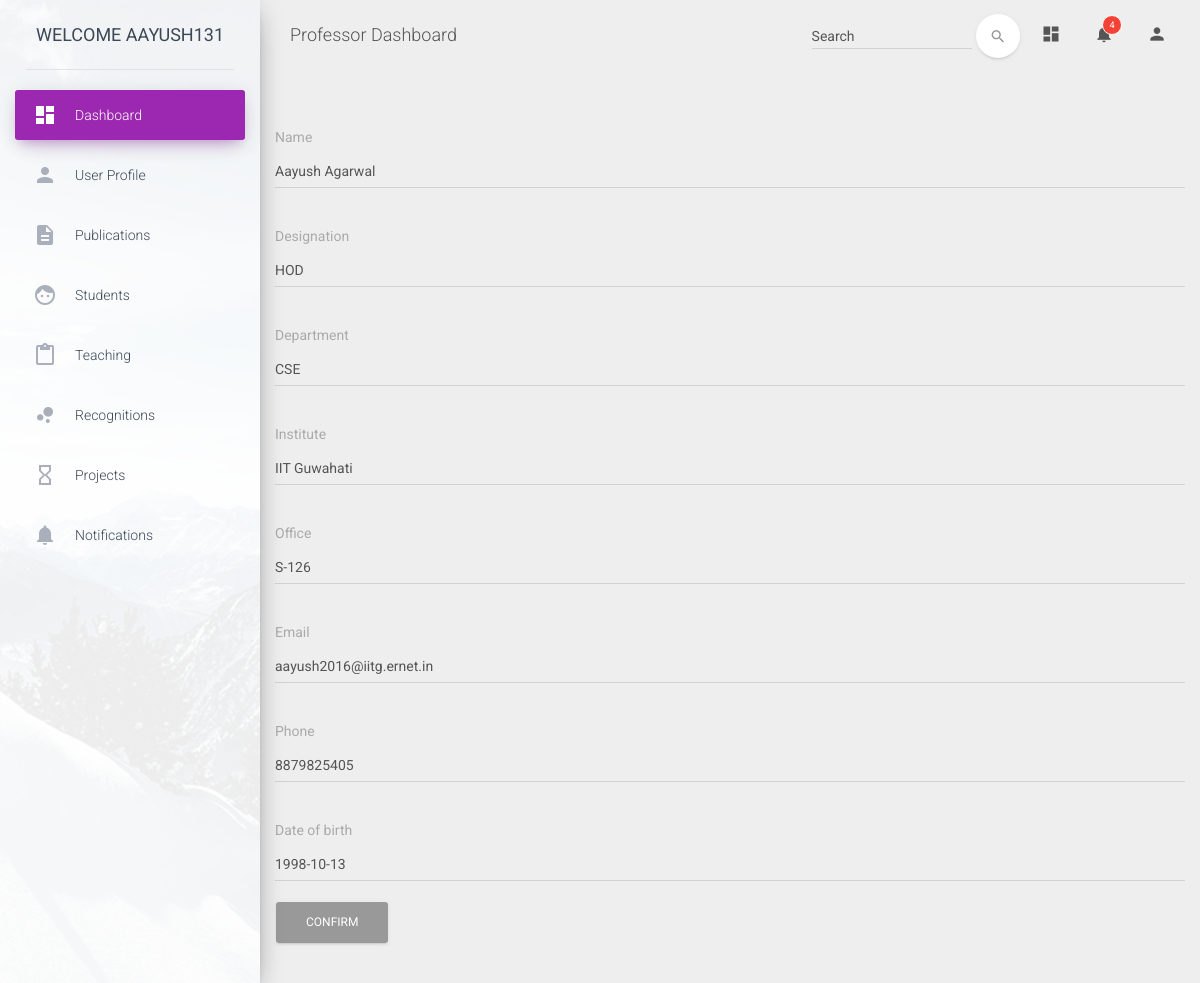
The page /test/about_me/edit (signed in) on the database its author committed.
### details/models.py (models this page shows, shortened)
class ProfileDetails(models.Model):
    username = models.OneToOneField(User, on_delete=models.CASCADE, primary_key=True)
    name = models.CharField(max_length=255)
    designation = models.CharField(max_length=255)
    department = models.CharField(max_length=128)
    institute = models.CharField(max_length=255)
    office = models.CharField(max_length=255)
    email = models.EmailField()
    phone = models.IntegerField()
    date_of_birth = models.DateField()

### details/views.py (the view)
@login_required
def About_Me_Edit(request):
    instance = ProfileDetails.objects.get(username__username=request.user.username)
    form = AboutForm(request.POST or None, instance=instance)
    if form.is_valid():
          form.save()
          return redirect('/test/about_me')
    return render(request,'about_me_edit.html',{'form':form})

### details/forms.py
class AboutForm(ModelForm):
    class Meta:
        model = ProfileDetails
        fields = ("name","designation","department","institute",
        "office","email","phone", "date_of_birth")
        widgets = {
            'date_of_birth': forms.TextInput(attrs={'class': 'hasDatepicker'}),
        }

### details/templates/about_me_edit.html (shortened to what this page needs)
{% extends "dashboard.html" %}
{% load bootstrap3 %}
{% block content %}
<form method="post">
  {% bootstrap_form form %}
  <input type="submit" value="Confirm" class="btn btn-default">
</form>
{% endblock %}

### templates/dashboard.html (shortened to what this page needs)
<!doctype html>
<html lang="en">
<head>
    {% load staticfiles %}
    <link href="{% static "dashboard/assets/css/bootstrap.min.css" %}" rel="stylesheet" />
    <link href="{% static "dashboard/assets/css/material-dashboard.css" %}" rel="stylesheet" />
    <link href="http://maxcdn.bootstrapcdn.com/font-awesome/latest/css/font-awesome.min.css" rel="stylesheet">
</head>
<body>
    <div class="wrapper">
        <div class="sidebar" data-color="purple" data-image="{% static "dashboard/assets/img/sidebar-1.jpg" %}">
            <div class="logo">
                <a href="/" class="simple-text">
                    Welcome {{request.user.username}}
                </a>
            </div>
            <div class="sidebar-wrapper">
                <ul class="nav">
                    <li class="active">
                        <a href="dashboard.html">
                            <i class="material-icons">dashboard</i>
                            <p>Dashboard</p>
                        </a>
                    </li>
                    <li>
                        <a href="/test/about_me">
                            <i class="material-icons">person</i>
                            <p>User Profile</p>
                        </a>
                    </li>
                    <li>
                        <a href="/test/publication">
                          <i class="material-icons">description</i>
                            <p>Publications</p>
                        </a>
                    </li>
                    <li>
                        <a href="/test/students">
                            <i class="material-icons">face</i>
                            <p>Students</p>
                        </a>
                    </li>
                    <li>
                        <a href="/test/teaching">
                            <i class="material-icons">content_paste</i>
                            <p>Teaching</p>
                        </a>
                    </li>
                    <li>
                        <a href="/test/recognition">
                            <i class="material-icons">bubble_chart</i>
                            <p>Recognitions</p>
                        </a>
                    </li>
                    <li>
                        <a href="/test/project">
                            <i class="material-icons">hourglass_empty</i>
                            <p>Projects</p>
                        </a>
                    </li>
                    <li>
                        <a href="/test/notifications">
                            <i class="material-icons text-gray">notifications</i>
                            <p>Notifications</p>
                        </a>
                    </li>
                </ul>
            </div>
        </div>
        <div class="main-panel">
            <nav class="navbar navbar-transparent navbar-absolute">
                <div class="container-fluid">
                    <div class="navbar-header">
                        <a class="navbar-brand" href="google.com"> Professor Dashboard </a>
                    </div>
                    <div class="collapse navbar-collapse">
                        <ul class="nav navbar-nav navbar-right">
                            <li>
                                <a href="#pablo" class="dropdown-toggle" data-toggle="dropdown">
                                    <i class="material-icons">dashboard</i>
                                </a>
                            </li>
                            <li class="dropdown">
                                <a href="#" class="dropdown-toggle" data-toggle="dropdown">
                                    <i class="material-icons">notifications</i>
                                    <span class="notification">4</span>
                                </a>
                            </li>
                            <li>
                                <a href="#pablo" class="dropdown-toggle" data-toggle="dropdown">
                                    <i class="material-icons">person</i>
                                </a>
                            </li>
                        </ul>
                        <form class="navbar-form navbar-right" role="search">
                            <div class="form-group  is-empty">
                                <input type="text" class="form-control" placeholder="Search">
                            </div>
                            <button type="submit" class="btn btn-white btn-round btn-just-icon">
                                <i class="material-icons">search</i>
                                <div class="ripple-container"></div>
                            </button>
                        </form>
                    </div>
                </div>
            </nav>
            <div class="content">
              {% block content %}
              {% endblock %}
            </div>
        </div>
    </div>
</body>
</html>

### rows shown on the page
ProfileDetails: name "Aayush Agarwal", designation "HOD", department "CSE", institute "IIT Guwahati", office "S-126", email "aayush2016@iitg.ernet.in", phone "8879825405", date_of_birth "1998-10-13"

### other values the page prints
{{ request.user.username }} "AAYUSH131"
